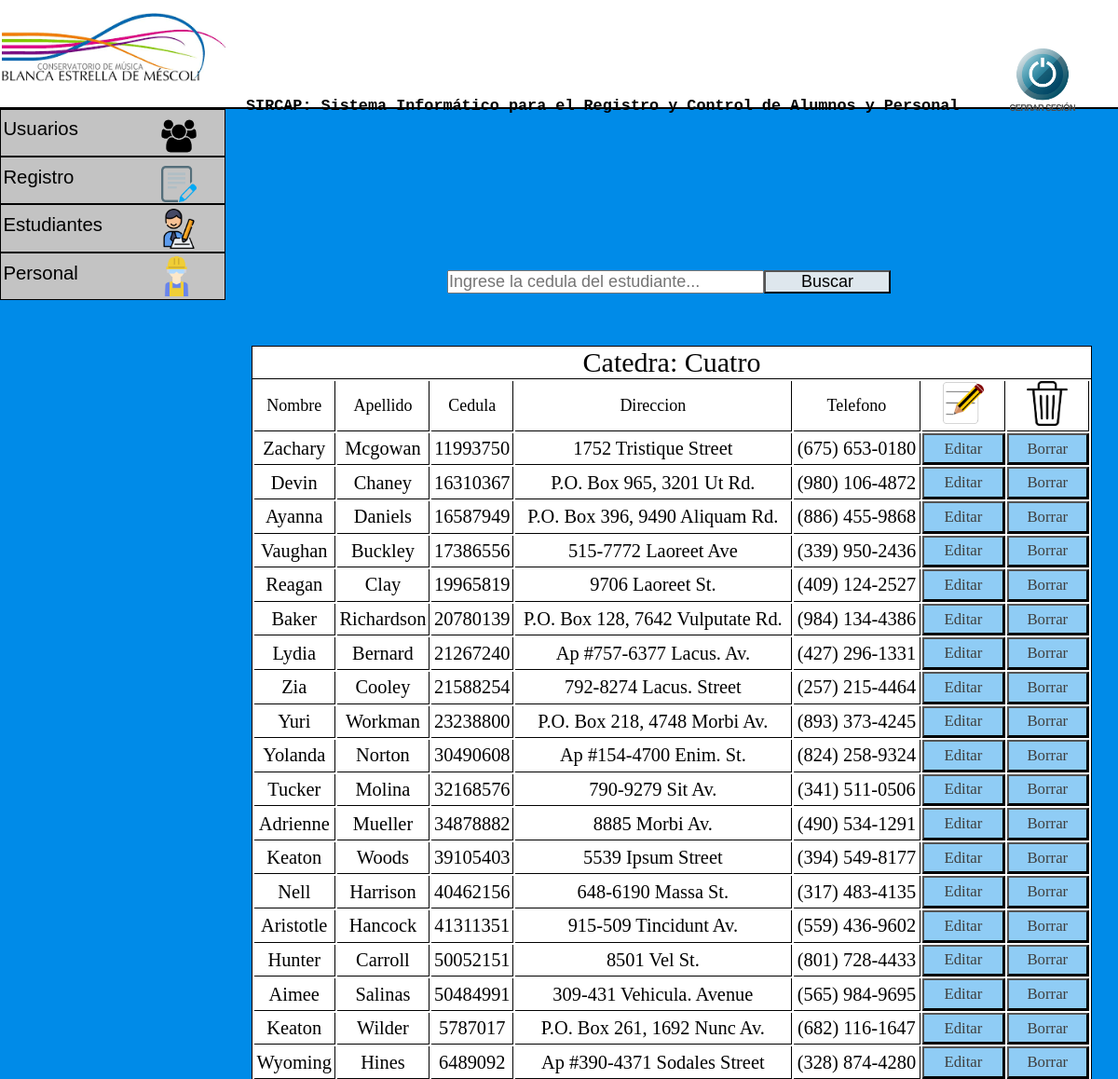
Screenshot of /admin/gestion_de_estudiantes/catedraCuatro.php (signed in) with the database file from the repository.
### tables this page shows
CREATE TABLE `estudiantes` (
  `nombre` varchar(20) NOT NULL,
  `apellido` varchar(20) NOT NULL,
  `cedula` varchar(10) NOT NULL,
  `direccion` varchar(40) NOT NULL,
  `telefono` varchar(20) NOT NULL,
  `catedra` varchar(1) NOT NULL,
  `agrupacion` varchar(1) NOT NULL,
  `formacion` varchar(1) NOT NULL
);

### admin/gestion_de_estudiantes/catedraCuatro.php (the view, shortened to what this page needs)
  <?php
  include '../../php/conexion.php';
$sql="SELECT nombre,apellido,cedula,direccion,telefono FROM estudiantes WHERE catedra = 5";
$resultado=$conexion->query($sql);
?>
<!DOCTYPE html>
<html lang="es">
<link rel="stylesheet" type="text/css" href="../../css/index.css">
<head>
</head>
<body>
  <header>
    <h2 class="titulo"> SIRCAP: Sistema Informático para el Registro y Control de Alumnos y Personal </h2>
    <img src="../../img/conservatorio logo.png" class="logo">
    <a href="../../php/cierreSesion.php"><img src="../../img/cerrar.png" class="cerrar"></a>
  </header>
  <div id="menu">
    <ul>
      <li><a href="">Usuarios</a> <img id="usuarios" src="../../img/usuarios.png">
      </li>
      <li><a href="">Registro</a> <img id="registro" src="../../img/registro.png">
      </li>
      <li><a href="">Estudiantes<img id="estudiante" src="../../img/estudiante.png"></a>
      </li>
      <li><a href="">Personal<img id="personal" src="../../img/obrero.png"></a>
      </li>
    </ul>
  </div>
<div>
      <form id="busqueda" method="POST" action="../../php/buscarEstudiante.php" name="busqueda" >
          <input id="barraBusqueda" maxlength="8" placeholder="Ingrese la cedula del estudiante..." name="busqueda" size="30" type="text" />
          <button id="botonBusqueda" type="submit" onclick="validacionBusqueda()">Buscar</button>
      </form>
  </div>
  <div class="tablaRegistro">
<table>
    <thead>
      <caption>Catedra: Cuatro</caption>
          <tr class="tituloTabla">
          <td>Nombre</td>
              <td>Apellido</td>
              <td>Cedula</td>
              <td>Direccion</td>
              <td>Telefono</td>
              <td class="columnaImagen"><img id="editarRegistro" src="../../img/editar.png"></td>
              <td class="columnaImagen"><img id="borrarRegistro" src="../../img/borrar.png"></td>
          </tr>
    </thead>
    <tbody>
        <?php
        while ($row=$resultado->fetch_assoc()) {
            ?>
            <tr>
                <td><?php echo $row['nombre'];?></td>
                <td><?php echo $row['apellido'];?></td>
                <td><?php echo $row['cedula'];?></td>
                <td><?php echo $row['direccion'];?></td>
                <td><?php echo $row['telefono'];?></td>
                <td>
                    <form method="POST" action="../../php/editarEstudiante.php">
                        <button type="submit"> Editar <input type="hidden" name="cedula" value="<?php echo $row['cedula']?>"> </button>
                    </form>
                </td>
                <td>
                    <form method="POST" action="../../php/eliminarEstudiante.php">
                        <button type="submit"> Borrar <input type="hidden" name="cedula" value="<?php echo $row['cedula']?>"> </button>
                    </form>
                </td>
            </tr>
        <?php
        }
        ?>
    </tbody>
</table>
  </div>
</body>
</html>

### css/index.css (style rules this page uses)
* { margin: 0; padding: 0; }
body { background-color: #008BE8; }
.titulo { font-family: Courier, monospace; font-size: 1.4vw; position: absolute; left: 22%; top: 9%; }
.logo { width: 20%; margin-left: 0.2%; }
header { background-color: white; border-bottom: 2px solid; }
.cerrar { position: absolute; left: 90%; top: 4.5%; width: 6.5%; }
#menu ul, li { list-style: none; margin: 0; padding: 0; }
#menu ul { position: relative; z-index: 597; float: left; }
#menu ul li { float: left; min-height: 1px; line-height: 1em; vertical-align: middle; }
#menu ul li { float: none; }
#menu { width: 20%; }
#menu span, #menu a { display: inline-block; font-family: Arial, Helvetica, sans-serif; font-size: 1.7vw; text-decoration: none; }
#menu:after, #menu ul:after { content: ''; display: block; clear: both; }
#menu ul, #menu li { width: 100%; }
#menu li { background: #C3C3C3; border: 1px solid black; }
#menu a { color: black; line-height: 160%; padding: 2% 15% 5% 1%; width: 25%; }
#usuarios { width: 16%; position: absolute; left: 72%; top: 5%; }
#registro { width: 16%; position: absolute; left: 72%; top: 30%; }
#estudiante { width: 18%; position: absolute; left: 71%; top: 52%; }
#personal { width: 18%; position: absolute; left: 70%; top: 77%; }
#usuarios { font-size: 1.5vw; text-align: center; }
#busqueda { position: absolute; left: 40%; top: 25%; }
#barraBusqueda { font-size: 1.5vw; }
#botonBusqueda { font-size: 1.5vw; position: absolute; width: 40%; background-color: #DEE7ED; }
.tablaRegistro { position: absolute; left: 22.5%; top: 32%; background-color: white; border:1px solid black; width: 75%; }
table { width: 100%; height: 15em; }
.tablaRegistro caption { font-size: 2.5vw; text-align: center; border-bottom: 1px solid black }
.tablaRegistro td { border-bottom: 1px solid black; text-align: center; font-size: 1.7vw; border-right: 1px solid black; height: 1.5em; }
.tituloTabla td { font-size: 1.5vw; text-align: center; border-bottom: 1px solid black; border-right: 1px solid black; }
.columnaImagen { width: 10%; }
#editarRegistro { width: 50%; }
#borrarRegistro { width: 50%; }
table form button { font-size: 1.4vw; width: 100%; color: #3F3F3F; height: 2em; background-color: #008BE870; font-family: 'Arial Black'; }

### rows the page displays
estudiantes: nombre "Zachary", apellido "Mcgowan", cedula "11993750", direccion "1752 Tristique Street", telefono "(675) 653-0180"
estudiantes: nombre "Devin", apellido "Chaney", cedula "16310367", direccion "P.O. Box 965, 3201 Ut Rd.", telefono "(980) 106-4872"
estudiantes: nombre "Ayanna", apellido "Daniels", cedula "16587949", direccion "P.O. Box 396, 9490 Aliquam Rd.", telefono "(886) 455-9868"
estudiantes: nombre "Vaughan", apellido "Buckley", cedula "17386556", direccion "515-7772 Laoreet Ave", telefono "(339) 950-2436"
estudiantes: nombre "Reagan", apellido "Clay", cedula "19965819", direccion "9706 Laoreet St.", telefono "(409) 124-2527"
estudiantes: nombre "Baker", apellido "Richardson", cedula "20780139", direccion "P.O. Box 128, 7642 Vulputate Rd.", telefono "(984) 134-4386"
estudiantes: nombre "Lydia", apellido "Bernard", cedula "21267240", direccion "Ap #757-6377 Lacus. Av.", telefono "(427) 296-1331"
estudiantes: nombre "Zia", apellido "Cooley", cedula "21588254", direccion "792-8274 Lacus. Street", telefono "(257) 215-4464"
estudiantes: nombre "Yuri", apellido "Workman", cedula "23238800", direccion "P.O. Box 218, 4748 Morbi Av.", telefono "(893) 373-4245"
estudiantes: nombre "Yolanda", apellido "Norton", cedula "30490608", direccion "Ap #154-4700 Enim. St.", telefono "(824) 258-9324"
estudiantes: nombre "Tucker", apellido "Molina", cedula "32168576", direccion "790-9279 Sit Av.", telefono "(341) 511-0506"
estudiantes: nombre "Adrienne", apellido "Mueller", cedula "34878882", direccion "8885 Morbi Av.", telefono "(490) 534-1291"
estudiantes: nombre "Keaton", apellido "Woods", cedula "39105403", direccion "5539 Ipsum Street", telefono "(394) 549-8177"
estudiantes: nombre "Nell", apellido "Harrison", cedula "40462156", direccion "648-6190 Massa St.", telefono "(317) 483-4135"
estudiantes: nombre "Aristotle", apellido "Hancock", cedula "41311351", direccion "915-509 Tincidunt Av.", telefono "(559) 436-9602"
estudiantes: nombre "Hunter", apellido "Carroll", cedula "50052151", direccion "8501 Vel St.", telefono "(801) 728-4433"
estudiantes: nombre "Aimee", apellido "Salinas", cedula "50484991", direccion "309-431 Vehicula. Avenue", telefono "(565) 984-9695"
estudiantes: nombre "Keaton", apellido "Wilder", cedula "5787017", direccion "P.O. Box 261, 1692 Nunc Av.", telefono "(682) 116-1647"
estudiantes: nombre "Wyoming", apellido "Hines", cedula "6489092", direccion "Ap #390-4371 Sodales Street", telefono "(328) 874-4280"
